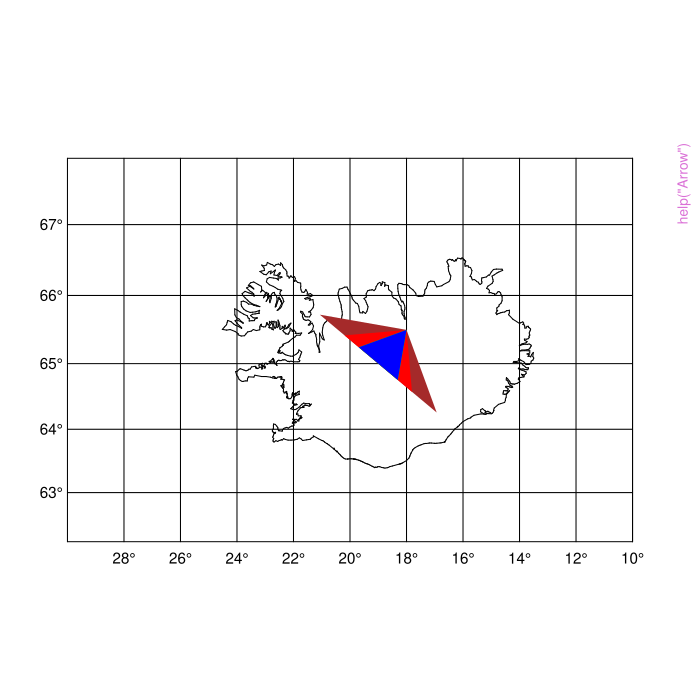

Source code (R):
pkgname <- "geo"
source(file.path(R.home("share"), "R", "examples-header.R"))
options(warn = 1)
base::assign(".ExTimings", "geo-Ex.timings", pos = 'CheckExEnv')
base::cat(
  "name\tuser\tsystem\telapsed\n",
  file = base::get(".ExTimings", pos = 'CheckExEnv')
)
base::assign(
  ".format_ptime",
  function(x) {
    if (!is.na(x[4L])) {
      x[1L] <- x[1L] + x[4L]
    }
    if (!is.na(x[5L])) {
      x[2L] <- x[2L] + x[5L]
    }
    options(OutDec = '.')
    format(x[1L:3L], digits = 7L)
  },
  pos = 'CheckExEnv'
)

### * </HEADER>
library('geo')

base::assign(".oldSearch", base::search(), pos = 'CheckExEnv')
base::assign(".old_wd", base::getwd(), pos = 'CheckExEnv')
cleanEx()
nameEx("Arrow")
### * Arrow

flush(stderr())
flush(stdout())

base::assign(".ptime", proc.time(), pos = "CheckExEnv")
### Name: Arrow
### Title: Add arrow to plot.
### Aliases: Arrow
### Keywords: aplot

### ** Examples

geoplot()
Arrow(list(lat = c(65, 65.5), lon = c(-19, -18)), angle = 60, col = "brown")
Arrow(list(lat = c(65, 65.5), lon = c(-19, -18)), angle = 45, col = "red")
Arrow(list(lat = c(65, 65.5), lon = c(-19, -18)), angle = 30, col = "green")
Arrow(list(lat = c(65, 65.5), lon = c(-19, -18)), angle = 30, col = "blue")


base::assign(
  ".dptime",
  (proc.time() - get(".ptime", pos = "CheckExEnv")),
  pos = "CheckExEnv"
)
base::cat(
  "Arrow",
  base::get(".format_ptime", pos = 'CheckExEnv')(get(
    ".dptime",
    pos = "CheckExEnv"
  )),
  "\n",
  file = base::get(".ExTimings", pos = 'CheckExEnv'),
  append = TRUE,
  sep = "\t"
)
cleanEx()
nameEx("Proj")
### * Proj

flush(stderr())
flush(stdout())

base::assign(".ptime", proc.time(), pos = "CheckExEnv")
### Name: Proj
### Title: Performs Mercator or Lambert projection of data.
### Aliases: Proj

### ** Examples

# For an example of use for this function see i.e. init() where
# it is called:
## Not run:
##D   xgr <- Proj(lat, lon, scale, b0, b1, l1, projection)
## End(Not run)

base::assign(
  ".dptime",
  (proc.time() - get(".ptime", pos = "CheckExEnv")),
  pos = "CheckExEnv"
)
base::cat(
  "Proj",
  base::get(".format_ptime", pos = 'CheckExEnv')(get(
    ".dptime",
    pos = "CheckExEnv"
  )),
  "\n",
  file = base::get(".ExTimings", pos = 'CheckExEnv'),
  append = TRUE,
  sep = "\t"
)
cleanEx()
nameEx("Rlitir")
### * Rlitir

flush(stderr())
flush(stdout())

base::assign(".ptime", proc.time(), pos = "CheckExEnv")
### Name: Rlitir
### Title: Display colors.
### Aliases: Rlitir
### Keywords: color

### ** Examples

# simple, perhaps not so useful application with default palette:

Rlitir(12, 1:144)

# Define a palette with some colors:

ramp <- colorRampPalette(c(
  "khaki1",
  "gold",
  "orange",
  "darkorange2",
  "red",
  "darkred",
  "black"
))

# number of columns and rows to display

n <- 10

Rlitir(n, ramp(n^2))


base::assign(
  ".dptime",
  (proc.time() - get(".ptime", pos = "CheckExEnv")),
  pos = "CheckExEnv"
)
base::cat(
  "Rlitir",
  base::get(".format_ptime", pos = 'CheckExEnv')(get(
    ".dptime",
    pos = "CheckExEnv"
  )),
  "\n",
  file = base::get(".ExTimings", pos = 'CheckExEnv'),
  append = TRUE,
  sep = "\t"
)
cleanEx()
nameEx("apply.shrink")
### * apply.shrink

flush(stderr())
flush(stdout())

base::assign(".ptime", proc.time(), pos = "CheckExEnv")
### Name: apply.shrink
### Title: Apply a function to a vector for a combination of categories.
### Aliases: apply.shrink
### Keywords: manip

### ** Examples

## stupid example, showing naming of results
names(apply.shrink(
  depthloc$z,
  list(a = round(depthloc$lat), b = round(depthloc$lon)),
  mean
))
names(apply.shrink(
  depthloc$z,
  list(round(depthloc$lat), round(depthloc$lon)),
  mean,
  names = c("a", "b", "z")
))


base::assign(
  ".dptime",
  (proc.time() - get(".ptime", pos = "CheckExEnv")),
  pos = "CheckExEnv"
)
base::cat(
  "apply.shrink",
  base::get(".format_ptime", pos = 'CheckExEnv')(get(
    ".dptime",
    pos = "CheckExEnv"
  )),
  "\n",
  file = base::get(".ExTimings", pos = 'CheckExEnv'),
  append = TRUE,
  sep = "\t"
)
cleanEx()
nameEx("arcdist")
### * arcdist

flush(stderr())
flush(stdout())

base::assign(".ptime", proc.time(), pos = "CheckExEnv")
### Name: arcdist
### Title: Geographical distance computations
### Aliases: arcdist

### ** Examples

pos1 <- list(lat = c(65, 66), lon = c(-19, -20))
pos2 <- list(lat = c(64, 65), lon = c(-19, -20))
dists <- arcdist(pos1, pos2) # pos1 and pos2 are lists of coordinates.
lat <- c(65, 66)
lon <- c(-19, -20)
lat1 <- c(64, 65)
lon1 <- c(-19, -20)
dists <- arcdist(lat, lon, lat1, lon1) # Input in vector format.


base::assign(
  ".dptime",
  (proc.time() - get(".ptime", pos = "CheckExEnv")),
  pos = "CheckExEnv"
)
base::cat(
  "arcdist",
  base::get(".format_ptime", pos = 'CheckExEnv')(get(
    ".dptime",
    pos = "CheckExEnv"
  )),
  "\n",
  file = base::get(".ExTimings", pos = 'CheckExEnv'),
  append = TRUE,
  sep = "\t"
)
cleanEx()
nameEx("bwps")
### * bwps

flush(stderr())
flush(stdout())

base::assign(".ptime", proc.time(), pos = "CheckExEnv")
### Name: bwps
### Title: Open a postscript device with the color scheme given by
###   geoplotbwpalette. (black and white)
### Aliases: bwps
### Keywords: devices

### ** Examples

## Not run:
##D bwps(file="map1.ps",height=6,width=5)
##D geoplot(xlim=c(-28,-10),ylim=c(64,69))
##D geosymbols(data,z=data$value,circles=0.2,sqrt=T)
##D geopolygon(island,col="white")# paint white over the symbols
##D geolines(island) # that are inside the country.  (island)
##D dev.off()
##D
##D # same example in a different way.
##D bwps(file="map1.ps",height=6,width=5,bg="white")
##D geoplot(xlim=c(-28,-10),ylim=c(64,69))
##D geosymbols(data,z=data$value,circles=0.2,sqrt=T)
##D geopolygon(island,col=0)#col 0 is now white
##D geolines(island) # was transparent earlier
##D dev.off()
## End(Not run)

base::assign(
  ".dptime",
  (proc.time() - get(".ptime", pos = "CheckExEnv")),
  pos = "CheckExEnv"
)
base::cat(
  "bwps",
  base::get(".format_ptime", pos = 'CheckExEnv')(get(
    ".dptime",
    pos = "CheckExEnv"
  )),
  "\n",
  file = base::get(".ExTimings", pos = 'CheckExEnv'),
  append = TRUE,
  sep = "\t"
)
cleanEx()
nameEx("circle.one.point")
### * circle.one.point

flush(stderr())
flush(stdout())

base::assign(".ptime", proc.time(), pos = "CheckExEnv")
### Name: circle.one.point
### Title: Find a circle around a point
### Aliases: circle.one.point
### Keywords: hplot

### ** Examples

## draws a circle around Iceland
geoplot()
geolines(circle.one.point(65, -19, 150, n = 50), lwd = 3, col = "red")


base::assign(
  ".dptime",
  (proc.time() - get(".ptime", pos = "CheckExEnv")),
  pos = "CheckExEnv"
)
base::cat(
  "circle.one.point",
  base::get(".format_ptime", pos = 'CheckExEnv')(get(
    ".dptime",
    pos = "CheckExEnv"
  )),
  "\n",
  file = base::get(".ExTimings", pos = 'CheckExEnv'),
  append = TRUE,
  sep = "\t"
)
cleanEx()
nameEx("colps")
### * colps

flush(stderr())
flush(stdout())

base::assign(".ptime", proc.time(), pos = "CheckExEnv")
### Name: colps
### Title: Open a postscript device with the color scheme given by
###   geoplotpalette.
### Aliases: colps
### Keywords: <!--Put here--> more one or s-keyword tags

### ** Examples

## Not run:
##D colps(file="map1.ps",height=6,width=5)
##D geoplot(xlim=c(-28,-10),ylim=c(64,69))
##D geosymbols(data,z=data$value,circles=0.2,sqrt=T)
##D geopolygon(island,col="white")# paint white over the symbols
##D geolines(island) # that are inside the country.  (island)
##D dev.off()
##D
##D # same example in a different way.
##D colps(file="map1.ps",height=6,width=5,bg="white")
##D geoplot(xlim=c(-28,-10),ylim=c(64,69))
##D geosymbols(data,z=data$value,circles=0.2,sqrt=T)
##D geopolygon(island,col=0)#col 0 is now white
##D geolines(island) # was transparent earlier
##D dev.off()
## End(Not run)

base::assign(
  ".dptime",
  (proc.time() - get(".ptime", pos = "CheckExEnv")),
  pos = "CheckExEnv"
)
base::cat(
  "colps",
  base::get(".format_ptime", pos = 'CheckExEnv')(get(
    ".dptime",
    pos = "CheckExEnv"
  )),
  "\n",
  file = base::get(".ExTimings", pos = 'CheckExEnv'),
  append = TRUE,
  sep = "\t"
)
cleanEx()
nameEx("d2ir")
### * d2ir

flush(stderr())
flush(stdout())

base::assign(".ptime", proc.time(), pos = "CheckExEnv")
### Name: d2ir
### Title: Convert between Geographic Coordinates and ICES Rectangles
### Aliases: d2ir ir2d
### Keywords: arith manip

### ** Examples

d2ir(54.25, 3.5)
d2ir(c(50, 60), c(-20, -10))

ir2d(d2ir(54, 3))
## center positions for bottom left and approx top right rects
ir2d("01A0")
ir2d("99M7")
ir2d(c("01A0", "99M7"))
## note that ICES CM1977/Gen:3 indicates half-size rects on eastern margin!

base::assign(
  ".dptime",
  (proc.time() - get(".ptime", pos = "CheckExEnv")),
  pos = "CheckExEnv"
)
base::cat(
  "d2ir",
  base::get(".format_ptime", pos = 'CheckExEnv')(get(
    ".dptime",
    pos = "CheckExEnv"
  )),
  "\n",
  file = base::get(".ExTimings", pos = 'CheckExEnv'),
  append = TRUE,
  sep = "\t"
)
cleanEx()
nameEx("deg2rect")
### * deg2rect

flush(stderr())
flush(stdout())

base::assign(".ptime", proc.time(), pos = "CheckExEnv")
### Name: deg2rect
### Title: Given position return rectangle code.
### Aliases: deg2rect d2r d2sr d2mr d2dr
### Keywords: arith manip

### ** Examples

## tally positions in rectangles in object \code{island} giving
## Iceland's coastline

data(island)
rects <- d2r(island)
table(rects)


base::assign(
  ".dptime",
  (proc.time() - get(".ptime", pos = "CheckExEnv")),
  pos = "CheckExEnv"
)
base::cat(
  "deg2rect",
  base::get(".format_ptime", pos = 'CheckExEnv')(get(
    ".dptime",
    pos = "CheckExEnv"
  )),
  "\n",
  file = base::get(".ExTimings", pos = 'CheckExEnv'),
  append = TRUE,
  sep = "\t"
)
cleanEx()
nameEx("eyjar")
### * eyjar

flush(stderr())
flush(stdout())

base::assign(".ptime", proc.time(), pos = "CheckExEnv")
### Name: eyjar
### Title: Icelandic islands
### Aliases: eyjar
### Keywords: datasets

### ** Examples

data(eyjar)
# islands in the Breidafjordur region
geoplot(
  xlim = list(lat = c(64.85, 65.65), lon = c(-24.6, -21.7)),
  country = bisland,
  grid = FALSE
)
geolines(eyjar, col = "magenta")
## maybe str(eyjar) ; plot(eyjar) ...

base::assign(
  ".dptime",
  (proc.time() - get(".ptime", pos = "CheckExEnv")),
  pos = "CheckExEnv"
)
base::cat(
  "eyjar",
  base::get(".format_ptime", pos = 'CheckExEnv')(get(
    ".dptime",
    pos = "CheckExEnv"
  )),
  "\n",
  file = base::get(".ExTimings", pos = 'CheckExEnv'),
  append = TRUE,
  sep = "\t"
)
cleanEx()
nameEx("fill.outside.border")
### * fill.outside.border

flush(stderr())
flush(stdout())

base::assign(".ptime", proc.time(), pos = "CheckExEnv")
### Name: fill.outside.border
### Title: Fills space outside the border of a plot.
### Aliases: fill.outside.border
### Keywords: <!--Put here--> more one or s-keyword tags

### ** Examples

## Not run:
##D 	geoplot(xlim=c(-50,20),ylim=c(50,70))       # Initialize plot.
##D        geoworld(fill=T,color=120)                  # Colour countries.
##D        fill.outside.border()                       # Clear outside of border.
##D        geoplot(xlim=c(-50,20),ylim=c(50,70),new=T) # Relabel.
## End(Not run)

base::assign(
  ".dptime",
  (proc.time() - get(".ptime", pos = "CheckExEnv")),
  pos = "CheckExEnv"
)
base::cat(
  "fill.outside.border",
  base::get(".format_ptime", pos = 'CheckExEnv')(get(
    ".dptime",
    pos = "CheckExEnv"
  )),
  "\n",
  file = base::get(".ExTimings", pos = 'CheckExEnv'),
  append = TRUE,
  sep = "\t"
)
cleanEx()
nameEx("frame2gpx")
### * frame2gpx

flush(stderr())
flush(stdout())

base::assign(".ptime", proc.time(), pos = "CheckExEnv")
### Name: frame2gpx
### Title: Convert latlon data frame to gpx file.
### Aliases: frame2gpx
### Keywords: manip

### ** Examples

## Not run:
##D # some positions
##D pos <- rPeri(323)
##D frame2gpx(pos)
##D system("more tmp.gpx")
##D system("rm tmp.gpx")
## End(Not run)

base::assign(
  ".dptime",
  (proc.time() - get(".ptime", pos = "CheckExEnv")),
  pos = "CheckExEnv"
)
base::cat(
  "frame2gpx",
  base::get(".format_ptime", pos = 'CheckExEnv')(get(
    ".dptime",
    pos = "CheckExEnv"
  )),
  "\n",
  file = base::get(".ExTimings", pos = 'CheckExEnv'),
  append = TRUE,
  sep = "\t"
)
cleanEx()
nameEx("gbdypi.100")
### * gbdypi.100

flush(stderr())
flush(stdout())

base::assign(".ptime", proc.time(), pos = "CheckExEnv")
### Name: gbdypi.100
### Title: GEBCO 100 m isobath in the N-Atlantic.
### Aliases: gbdypi.100
### Keywords: datasets

### ** Examples

data(gbdypi.100)
## maybe str(gbdypi.100) ; plot(gbdypi.100) ...

base::assign(
  ".dptime",
  (proc.time() - get(".ptime", pos = "CheckExEnv")),
  pos = "CheckExEnv"
)
base::cat(
  "gbdypi.100",
  base::get(".format_ptime", pos = 'CheckExEnv')(get(
    ".dptime",
    pos = "CheckExEnv"
  )),
  "\n",
  file = base::get(".ExTimings", pos = 'CheckExEnv'),
  append = TRUE,
  sep = "\t"
)
cleanEx()
nameEx("gbdypi.1000")
### * gbdypi.1000

flush(stderr())
flush(stdout())

base::assign(".ptime", proc.time(), pos = "CheckExEnv")
### Name: gbdypi.1000
### Title: GEBCO 1000 m isobath in the N-Atlantic.
### Aliases: gbdypi.1000
### Keywords: datasets

### ** Examples

data(gbdypi.1000)
## maybe str(gbdypi.1000) ; plot(gbdypi.1000) ...

base::assign(
  ".dptime",
  (proc.time() - get(".ptime", pos = "CheckExEnv")),
  pos = "CheckExEnv"
)
base::cat(
  "gbdypi.1000",
  base::get(".format_ptime", pos = 'CheckExEnv')(get(
    ".dptime",
    pos = "CheckExEnv"
  )),
  "\n",
  file = base::get(".ExTimings", pos = 'CheckExEnv'),
  append = TRUE,
  sep = "\t"
)
cleanEx()
nameEx("gbdypi.200")
### * gbdypi.200

flush(stderr())
flush(stdout())

base::assign(".ptime", proc.time(), pos = "CheckExEnv")
### Name: gbdypi.200
### Title: GEBCO 200 m isobath in the N-Atlantic.
### Aliases: gbdypi.200
### Keywords: datasets

### ** Examples

data(gbdypi.200)
## maybe str(gbdypi.200) ; plot(gbdypi.200) ...

base::assign(
  ".dptime",
  (proc.time() - get(".ptime", pos = "CheckExEnv")),
  pos = "CheckExEnv"
)
base::cat(
  "gbdypi.200",
  base::get(".format_ptime", pos = 'CheckExEnv')(get(
    ".dptime",
    pos = "CheckExEnv"
  )),
  "\n",
  file = base::get(".ExTimings", pos = 'CheckExEnv'),
  append = TRUE,
  sep = "\t"
)
cleanEx()
nameEx("gbdypi.500")
### * gbdypi.500

flush(stderr())
flush(stdout())

base::assign(".ptime", proc.time(), pos = "CheckExEnv")
### Name: gbdypi.500
### Title: GEBCO 500 m isobath in the N-Atlantic.
### Aliases: gbdypi.500
### Keywords: datasets

### ** Examples

data(gbdypi.500)
## maybe str(gbdypi.500) ; plot(gbdypi.500) ...

base::assign(
  ".dptime",
  (proc.time() - get(".ptime", pos = "CheckExEnv")),
  pos = "CheckExEnv"
)
base::cat(
  "gbdypi.500",
  base::get(".format_ptime", pos = 'CheckExEnv')(get(
    ".dptime",
    pos = "CheckExEnv"
  )),
  "\n",
  file = base::get(".ExTimings", pos = 'CheckExEnv'),
  append = TRUE,
  sep = "\t"
)
cleanEx()
nameEx("gbdypi.800")
### * gbdypi.800

flush(stderr())
flush(stdout())

base::assign(".ptime", proc.time(), pos = "CheckExEnv")
### Name: gbdypi.800
### Title: GEBCO 800 m isobath in the N-Atlantic.
### Aliases: gbdypi.800
### Keywords: datasets

### ** Examples

data(gbdypi.800)
## maybe str(gbdypi.800) ; plot(gbdypi.800) ...

base::assign(
  ".dptime",
  (proc.time() - get(".ptime", pos = "CheckExEnv")),
  pos = "CheckExEnv"
)
base::cat(
  "gbdypi.800",
  base::get(".format_ptime", pos = 'CheckExEnv')(get(
    ".dptime",
    pos = "CheckExEnv"
  )),
  "\n",
  file = base::get(".ExTimings", pos = 'CheckExEnv'),
  append = TRUE,
  sep = "\t"
)
cleanEx()
nameEx("gbdypif.200")
### * gbdypif.200

flush(stderr())
flush(stdout())

base::assign(".ptime", proc.time(), pos = "CheckExEnv")
### Name: gbdypif.200
### Title: GEBCO 200 m isobath around Iceland.
### Aliases: gbdypif.200
### Keywords: datasets

### ** Examples

data(gbdypif.200)
## maybe str(gbdypif.200) ; plot(gbdypif.200) ...

base::assign(
  ".dptime",
  (proc.time() - get(".ptime", pos = "CheckExEnv")),
  pos = "CheckExEnv"
)
base::cat(
  "gbdypif.200",
  base::get(".format_ptime", pos = 'CheckExEnv')(get(
    ".dptime",
    pos = "CheckExEnv"
  )),
  "\n",
  file = base::get(".ExTimings", pos = 'CheckExEnv'),
  append = TRUE,
  sep = "\t"
)
cleanEx()
nameEx("gbdypif.400")
### * gbdypif.400

flush(stderr())
flush(stdout())

base::assign(".ptime", proc.time(), pos = "CheckExEnv")
### Name: gbdypif.400
### Title: GEBCO 400 m isobath around Iceland.
### Aliases: gbdypif.400
### Keywords: datasets

### ** Examples

data(gbdypif.400)
## maybe str(gbdypif.400) ; plot(gbdypif.400) ...

base::assign(
  ".dptime",
  (proc.time() - get(".ptime", pos = "CheckExEnv")),
  pos = "CheckExEnv"
)
base::cat(
  "gbdypif.400",
  base::get(".format_ptime", pos = 'CheckExEnv')(get(
    ".dptime",
    pos = "CheckExEnv"
  )),
  "\n",
  file = base::get(".ExTimings", pos = 'CheckExEnv'),
  append = TRUE,
  sep = "\t"
)
cleanEx()
nameEx("gbdypif.500")
### * gbdypif.500

flush(stderr())
flush(stdout())

base::assign(".ptime", proc.time(), pos = "CheckExEnv")
### Name: gbdypif.500
### Title: GEBCO 500 m isobath around Iceland.
### Aliases: gbdypif.500
### Keywords: datasets

### ** Examples

data(gbdypif.500)
## maybe str(gbdypif.500) ; plot(gbdypif.500) ...

base::assign(
  ".dptime",
  (proc.time() - get(".ptime", pos = "CheckExEnv")),
  pos = "CheckExEnv"
)
base::cat(
  "gbdypif.500",
  base::get(".format_ptime", pos = 'CheckExEnv')(get(
    ".dptime",
    pos = "CheckExEnv"
  )),
  "\n",
  file = base::get(".ExTimings", pos = 'CheckExEnv'),
  append = TRUE,
  sep = "\t"
)
cleanEx()
nameEx("gbplot")
### * gbplot

flush(stderr())
flush(stdout())

base::assign(".ptime", proc.time(), pos = "CheckExEnv")
### Name: gbplot
### Title: GEBCO plot. Plots equidepth lines.
### Aliases: gbplot

### ** Examples

geoplot() # Set up plot.

gbplot(c(100, 500, 1000), depthlab = T, depthlabcex = 0.2)
# Plot depthlines for 100,500,1000,1500 m, showing the
# depth on the line.

base::assign(
  ".dptime",
  (proc.time() - get(".ptime", pos = "CheckExEnv")),
  pos = "CheckExEnv"
)
base::cat(
  "gbplot",
  base::get(".format_ptime", pos = 'CheckExEnv')(get(
    ".dptime",
    pos = "CheckExEnv"
  )),
  "\n",
  file = base::get(".ExTimings", pos = 'CheckExEnv'),
  append = TRUE,
  sep = "\t"
)
cleanEx()
nameEx("geoSR")
### * geoSR

flush(stderr())
flush(stdout())

base::assign(".ptime", proc.time(), pos = "CheckExEnv")
### Name: geoSR
### Title: Plot Squares in Different Colors
### Aliases: geoSR
### Keywords: hplot spatial

### ** Examples

# Use existing palette
geoSR(561:560, c(0.3, 3), levels = c(0, 1, 10))

# Pass colors along with levels
lev <- c(0, 1, 10)
names(lev) <- c("brown", "orange", NA)
geoSR(561:560, c(0.3, 3), lev)

# Subsquares
geoSR(5611:5612, c(0.3, 3), lev)

# Color ramp
z <- (0:10) / 10
lev <- (0:10) / 10
ramp <- colorRampPalette(c(
  "khaki1",
  "gold",
  "orange",
  "darkorange2",
  "red",
  "darkred",
  "black"
))
names(lev) <- ramp(length(lev))
geoSR(724:715, z, lev)


base::assign(
  ".dptime",
  (proc.time() - get(".ptime", pos = "CheckExEnv")),
  pos = "CheckExEnv"
)
base::cat(
  "geoSR",
  base::get(".format_ptime", pos = 'CheckExEnv')(get(
    ".dptime",
    pos = "CheckExEnv"
  )),
  "\n",
  file = base::get(".ExTimings", pos = 'CheckExEnv'),
  append = TRUE,
  sep = "\t"
)
cleanEx()
nameEx("geoarea")
### * geoarea

flush(stderr())
flush(stdout())

base::assign(".ptime", proc.time(), pos = "CheckExEnv")
### Name: geoarea
### Title: Calculates the area of a given region.
### Aliases: geoarea

### ** Examples

geoarea(island) # Calculates the area of Iceland up to
# an with default precision.

geoarea(island, 10000) # Calculates the area of Iceland up to
# an adiquite precision.

#         geoarea(geodefine(),10) # Calculates the area of a region specified
# by the user.

base::assign(
  ".dptime",
  (proc.time() - get(".ptime", pos = "CheckExEnv")),
  pos = "CheckExEnv"
)
base::cat(
  "geoarea",
  base::get(".format_ptime", pos = 'CheckExEnv')(get(
    ".dptime",
    pos = "CheckExEnv"
  )),
  "\n",
  file = base::get(".ExTimings", pos = 'CheckExEnv'),
  append = TRUE,
  sep = "\t"
)
cleanEx()
nameEx("geochull")
### * geochull

flush(stderr())
flush(stdout())

base::assign(".ptime", proc.time(), pos = "CheckExEnv")
### Name: geochull
### Title: Convex hull of a set of positions
### Aliases: geochull
### Keywords: manip

### ** Examples

# draws the convex hull of Iceland's coastline.
geoplot()
geolines(geochull(island))


base::assign(
  ".dptime",
  (proc.time() - get(".ptime", pos = "CheckExEnv")),
  pos = "CheckExEnv"
)
base::cat(
  "geochull",
  base::get(".format_ptime", pos = 'CheckExEnv')(get(
    ".dptime",
    pos = "CheckExEnv"
  )),
  "\n",
  file = base::get(".ExTimings", pos = 'CheckExEnv'),
  append = TRUE,
  sep = "\t"
)
cleanEx()
nameEx("geocontour")
### * geocontour

flush(stderr())
flush(stdout())

base::assign(".ptime", proc.time(), pos = "CheckExEnv")
### Name: geocontour
### Title: Plots contour lines.
### Aliases: geocontour

### ** Examples

###################################################
# Example l                                       #
###################################################
## Not run:
##D      geoplot(deg, cont = TRUE)                        # Plot initialized.
##D      geocontour(grd$lat,grd$lon,z,nlevels = 10,
##D                 neg = FALSE,reg = reg,colors = TRUE)          # Contour plot.
##D      geoplot(deg,pch = " ",cont = TRUE,new = TRUE)           # Plot over contourplot.
## End(Not run)
###################################################
# Example 2 Sea Tempeture.                        #
###################################################

# The following data names used are in Icelandic, stodvar means
# stations and botnhiti means temperature.

geoplot()
gbplot(500)
grd <- list(lat = seq(63, 67, length = 30), lon = seq(-28, -10, length = 50))
labloc <- list(lat = c(63.95, 65.4), lon = c(-19.8, -17.3))

grd1 <- geoexpand(grd) # Make grid.
grd2 <- geoinside(grd1, gbdypif.500)
grd2 <- geoinside(grd2, island, robust = FALSE, option = 2)
# Use only the points where depth < 500 and outside Iceland.
## Not run:
##D      #xx <- loess(botnhiti~ lat*lon,degree = 2,spaALSEn = 0.25,
##D      #            data = stodvar, na.action = na.omit)
##D      # Use loess for interpolating.
##D
##D      #grd2$temp <- predict(xx,grd2)
##D      #geocontour(grd2,z = grd2$temp,levels = c(0,1,2,3,4,5,6,7),
##D      #           label.location = labloc)
##D
##D      ######################################################
##D      # Example 3 example of gam() and indexes.            #
##D      ######################################################
##D
##D      stations<-data.frame(lat = stodvar$lat,lon = stodvar$lon,
##D                           temp = stodvar$botnhiti)
##D      # Making a partial data.frame from a big one called stodvar,
##D      # which means stations in Icelandic.
##D
##D      stations[1:5,]             # Show first 5 lines all columns
##D                                 # in stations.
##D      dim(stations)              # Length of (lines,colums).
##D      dim(stations[!is.na(stations$temp),])      # Without NAs.
##D      my.data <- stations[!is.na(stations$temp),]
##D      my.data <- my.data[!is.na(my.data$lat),]
##D      my.data <- my.data[!is.na(my.data$lon),]
##D      # my.data is now same as stations but witout NAs in lat,
##D      # lon and temp.
##D
##D      pred.grid <- list(lat = seq(63.25,67.25,length = round((67.25-63.25+1)*8)),
##D                        lon = seq(-27,-11.5,length = round((27-11.5+1)*4)))
##D      pred.grid <- geoexpand(pred.grid)
##D      # Making a grid to fit our area of interest.
##D      pred.grid <- geoinside(pred.grid,gbdypif.500)
##D      # Points within 500m.
##D      pred.grid <- geoinside(pred.grid,island,robust = FALSE,option = 2)
##D      # Points outside  of Iceland.
##D
##D      geoplot(grid = FALSE)
##D      my.data <- geoinside(my.data,island,robust = FALSE,option = 2)
##D      geopoints(my.data,pch = ".")
##D
##D      fit <- gam(temp~lo(lat,lon,span = 0.1),data = my.data)
##D      # see help(gam)
##D      # can also do:
##D      # fit <- loess(temp~lon*lat,data = my.data,span = 0.1)
##D      # fit <- gam(temp~ns(lon,df = 7)*ns(lat,df = 5),data = my.data)
##D
##D      pred.grid$pred.temp <- predict(fit,newdata = pred.grid)
##D      geocontour(pred.grid,z = pred.grid$pred.temp,levels = 0:7,
##D                 label.location = labloc)
## End(Not run)

base::assign(
  ".dptime",
  (proc.time() - get(".ptime", pos = "CheckExEnv")),
  pos = "CheckExEnv"
)
base::cat(
  "geocontour",
  base::get(".format_ptime", pos = 'CheckExEnv')(get(
    ".dptime",
    pos = "CheckExEnv"
  )),
  "\n",
  file = base::get(".ExTimings", pos = 'CheckExEnv'),
  append = TRUE,
  sep = "\t"
)
cleanEx()
nameEx("geocontour.fill")
### * geocontour.fill

flush(stderr())
flush(stdout())

base::assign(".ptime", proc.time(), pos = "CheckExEnv")
### Name: geocontour.fill
### Title: geocontour.fill plots colored or black and white contours on a
###   graph made by geoplot.
### Aliases: geocontour.fill

### ** Examples

## Not run:
##D   ######################################################
##D   # Example 1.                                         #
##D   ######################################################
##D
##D   # Need the data.frame botnv.2004 to be able to compile this
##D   # example, if not attached use:
##D   # >attach("/usr/local/reikn/Splus5/Aflaskyrslur/Data")
##D
##D   codgrd <-list(lat = seq(62, 68, by = 0.1), lon = seq(-30, -9, by = 0.25))
##D   # A grid is made.
##D   lab.loc<-list(lat = c(63.9, 65.6), lon = c(-20.75, -16.5))
##D   # Location of the label.
##D
##D   tmp <- combine.rt(botnv.2004$lat, botnv.2004$lon,
##D                     botnv.2004$torskur, codgrd, fun = "sum", fill = TRUE)
##D   # The data is read into the grid with combine.rt.
##D
##D   tmp$z <- tmp$z/(cos(tmp$lat*pi/180)*0.1*60*0.25*60)
##D   # Data changed.(from being in
##D   # kilos per box to kilos per square mile).
##D
##D   vg <- list(nugget = 0.1, sill = 1, range = 50)
##D   # Parameters for the variogram
##D
##D   z <- pointkriging(tmp$lat, tmp$lon, tmp$z, codgrd, vg,
##D                     maxnumber = 80, maxdist = 30, set = -1)
##D   # Dataset smoothened with pointkriging.
##D
##D   geoplot(lat = c(63, 67.5), lon = c(-27, -11), grid = FALSE, axlabels = TRUE, type = "n")
##D   # Plot initialized
##D   level = c(160, 200, 320, 500, 700, 1000, 2000, 3000, 4000, 5000, 6000)
##D   # Levels for geocontour.fill
##D
##D   geocontour.fill(codgrd, z, levels = level, white = TRUE      # Plot the data.
##D                 , working.space = 300000)
##D
##D   geopolygon(island)
##D   # Contourlines inside Iceland overwritten.
##D   geolines(island)
##D   # Iceland redrawn with geolines.
##D
##D   geocontour.fill(codgrd, z, levels = level, white = TRUE,
##D                   label.location = lab.loc, labels.only = TRUE)
##D   # Call geocontour.fill again only to plot the labels.
##D
##D   #########################################################
##D   # Example 2.                                            #
##D   #########################################################
##D
##D
##D   # Preperation for pointkriging
##D   # th4.2002 is the data used here, dataframe [lon, lat, mat].
##D   # >attach(?????)
##D
##D
##D   grd.smb <-list(lat = seq(62.8, 67.5, length = 80),   # Set up the grid.
##D                  lon = seq(-28, -10, length = 130))
##D   m.lev<-c(0, 0.1, 0.2, 0.3, 0.5)
##D   # Levels for the geocontour.fill.
##D   m.col<-c(0, 14, 59, 104, 119, 149)
##D   # Colors for the levels.
##D   lab.in.island<-list(lat = c(63.9, 65.6), lon = c(-20.75, -16.5))
##D   # Location of the Label
##D
##D   vg <- list(nugget = 0.3, sill = 1, range = 50)
##D   # Initialize variogram parameters.
##D
##D   zfj<-pointkriging(th4.2002$lat, th4.2002$lon, z = th4.2002$mat,
##D                   grd.smb, vg, maxnumber = 80, maxdist = 30, set = -1)
##D   # Smooth the data with pointkriging.
##D
##D   #
##D   # Plotting
##D   #
##D
##D   par(mfrow = c(1, 1),  mai = rep(0, 4))
##D   # Set up graphic parameters.
##D   geoplot(lat = c(63, 67.5), lon = c(-27, -11), grid = FALSE, axlabels = FALSE, type = "n")
##D   # Draw a background with Iceland with geoplot.
##D
##D   geocontour.fill(zfj, levels = m.lev, col = m.col, working.space = 300000)
##D   # Plot the data with geocontour.fill.
##D
##D   geopolygon(gbdypif.500, col = 0, exterior = TRUE, r = 0)
##D   # Remove contours outside gbdypif.500.
##D   geoplot(lat = c(63, 67.5), lon = c(-27, -11), grid = FALSE,          # Replot.
##D           axlabels = FALSE, type = "n", new = TRUE)
##D
##D   geopolygon(island, col = 43)
##D   # Remove contours inside Iceland and color Iceland.
##D   geocontour.fill(zfj, levels = m.lev, label.location = lab.in.island,
##D                   labels.only = TRUE, csi = 0.1, col = m.col, working.space = 300000)
##D   # Call geocontour.fill to plot labels.
##D   geolines(island)
##D   # Redraw the lines of Iceland.
## End(Not run)

base::assign(
  ".dptime",
  (proc.time() - get(".ptime", pos = "CheckExEnv")),
  pos = "CheckExEnv"
)
base::cat(
  "geocontour.fill",
  base::get(".format_ptime", pos = 'CheckExEnv')(get(
    ".dptime",
    pos = "CheckExEnv"
  )),
  "\n",
  file = base::get(".ExTimings", pos = 'CheckExEnv'),
  append = TRUE,
  sep = "\t"
)
cleanEx()
nameEx("geocurve")
### * geocurve

flush(stderr())
flush(stdout())

base::assign(".ptime", proc.time(), pos = "CheckExEnv")
### Name: geocurve
### Title: Smooth curves and put arrows in the beginning and end.
### Aliases: geocurve

### ** Examples

## Not run:
##D        # define curve store the result.
##D        curve1 <- geocurve(geolocator(type="p"),arrow="end",lwd=2)
##D        # use the result.
##D        geocurve(curve1,smooth=F,arrow="start",lwd=2,col=150)
##D
##D        # define closed area and hatch it.
##D        area1 <- geocurve(geodefine(),open=F)
##D        geopolygon(area1,density=10,col=1)
##D
##D        # Make closed curve with big arrow and not store the result.
##D        geocurve(geodefine(),open=F,arrow="end",lwd=2,size=0.5)
## End(Not run)

base::assign(
  ".dptime",
  (proc.time() - get(".ptime", pos = "CheckExEnv")),
  pos = "CheckExEnv"
)
base::cat(
  "geocurve",
  base::get(".format_ptime", pos = 'CheckExEnv')(get(
    ".dptime",
    pos = "CheckExEnv"
  )),
  "\n",
  file = base::get(".ExTimings", pos = 'CheckExEnv'),
  append = TRUE,
  sep = "\t"
)
cleanEx()
nameEx("geodefine")
### * geodefine

flush(stderr())
flush(stdout())

base::assign(".ptime", proc.time(), pos = "CheckExEnv")
### Name: geodefine
### Title: Defines regions.
### Aliases: geodefine

### ** Examples

##   Push left mouse button to mark point, push middle button to
##   mark the end of a region.

base::assign(
  ".dptime",
  (proc.time() - get(".ptime", pos = "CheckExEnv")),
  pos = "CheckExEnv"
)
base::cat(
  "geodefine",
  base::get(".format_ptime", pos = 'CheckExEnv')(get(
    ".dptime",
    pos = "CheckExEnv"
  )),
  "\n",
  file = base::get(".ExTimings", pos = 'CheckExEnv'),
  append = TRUE,
  sep = "\t"
)
cleanEx()
nameEx("geodezoom")
### * geodezoom

flush(stderr())
flush(stdout())

base::assign(".ptime", proc.time(), pos = "CheckExEnv")
### Name: geodezoom
### Title: Restores a zoomed plot.
### Aliases: geodezoom

### ** Examples

##    See examples in help(geozoom).

base::assign(
  ".dptime",
  (proc.time() - get(".ptime", pos = "CheckExEnv")),
  pos = "CheckExEnv"
)
base::cat(
  "geodezoom",
  base::get(".format_ptime", pos = 'CheckExEnv')(get(
    ".dptime",
    pos = "CheckExEnv"
  )),
  "\n",
  file = base::get(".ExTimings", pos = 'CheckExEnv'),
  append = TRUE,
  sep = "\t"
)
cleanEx()
nameEx("geoexpand")
### * geoexpand

flush(stderr())
flush(stdout())

base::assign(".ptime", proc.time(), pos = "CheckExEnv")
### Name: geoexpand
### Title: expands a grid to a dataframe.
### Aliases: geoexpand

### ** Examples

grd <- list(lat = seq(63, 67, length = 30), lon = seq(-28, -10, length = 50))
# a list with length(lat) = 30 and length(lon) = 50

grd1 <- geoexpand(grd)
# a 30 by 50 dataframe made.

# See also examples in geocontour.

base::assign(
  ".dptime",
  (proc.time() - get(".ptime", pos = "CheckExEnv")),
  pos = "CheckExEnv"
)
base::cat(
  "geoexpand",
  base::get(".format_ptime", pos = 'CheckExEnv')(get(
    ".dptime",
    pos = "CheckExEnv"
  )),
  "\n",
  file = base::get(".ExTimings", pos = 'CheckExEnv'),
  append = TRUE,
  sep = "\t"
)
cleanEx()
nameEx("geogrid")
### * geogrid

flush(stderr())
flush(stdout())

base::assign(".ptime", proc.time(), pos = "CheckExEnv")
### Name: geogrid
### Title: Plots a grid.
### Aliases: geogrid

### ** Examples

## Not run:
##D        geogrid(latgr, longgr)
##D
##D        codgrd <- list(lat = seq(62, 68, by = 0.1), lon = seq(-28, -10, 0.25))
##D        geogrid(codgrd)   # a fine grid of Iceland and neighbouring seas
##D        geoplot(new = T)
## End(Not run)

base::assign(
  ".dptime",
  (proc.time() - get(".ptime", pos = "CheckExEnv")),
  pos = "CheckExEnv"
)
base::cat(
  "geogrid",
  base::get(".format_ptime", pos = 'CheckExEnv')(get(
    ".dptime",
    pos = "CheckExEnv"
  )),
  "\n",
  file = base::get(".ExTimings", pos = 'CheckExEnv'),
  append = TRUE,
  sep = "\t"
)
cleanEx()
nameEx("geoidentify")
### * geoidentify

flush(stderr())
flush(stdout())

base::assign(".ptime", proc.time(), pos = "CheckExEnv")
### Name: geoidentify
### Title: Identifies points on plots using lat and lon coordinates.
### Aliases: geoidentify

### ** Examples

## Not run:
##D        geoidentify(stations, labels = stations$temp)
##D        # plots the temperature in the closest measuring point.
##D
##D        geoidentify(stations, atpen = FALSE)
##D        # plots the indece number of the station closest to
##D        # where pointed at the stations position.
## End(Not run)

base::assign(
  ".dptime",
  (proc.time() - get(".ptime", pos = "CheckExEnv")),
  pos = "CheckExEnv"
)
base::cat(
  "geoidentify",
  base::get(".format_ptime", pos = 'CheckExEnv')(get(
    ".dptime",
    pos = "CheckExEnv"
  )),
  "\n",
  file = base::get(".ExTimings", pos = 'CheckExEnv'),
  append = TRUE,
  sep = "\t"
)
cleanEx()
nameEx("geoinside")
### * geoinside

flush(stderr())
flush(stdout())

base::assign(".ptime", proc.time(), pos = "CheckExEnv")
### Name: geoinside
### Title: Finds a subset of a given set of data which is inside a given
###   region.
### Aliases: geoinside

### ** Examples

## Not run:
##D    seafishing <- geoinside(fishing,island,option=2)
##D    # Removes those datapoints from fishing where fishing took
##D    # place inside Iceland (misspells).
##D
##D    grd <- list(lat=c(64,64,63,63),lon=c(-23,-22,-22,-23))
##D    ins.lat.64.63.lon.23.22 <- geoinside(fishing,grd,robust =T)
##D    # Extracts those points from fishing where fishing
##D    # took place inside the given box.
##D
##D
##D
##D    #######################################################
##D    # Example                                             #
##D    #######################################################
##D
##D    par(mfrow=c(2,1))
##D    stations<-data.frame(lat=stodvar$lat,lon=stodvar$lon)
##D    stations<-stations[!is.na(stations$lon),]
##D    stations<-stations[!is.na(stations$lat),]
##D
##D    geoplot(grid=F)
##D    geopoints(stations,pch=".",col=25)
##D    title(main="Before geoinside")
##D
##D    sea.stations <- geoinside(stations,island,option=2)
##D    # Removes those datapoints from stations where
##D    # measurments took place inside Iceland (misspells).
##D
##D    geoplot(grid=F)
##D    geopoints(sea.stations,pch=".",col=25)
##D    title(main="After geoinside")
##D
##D    #######################################################
##D
## End(Not run)

base::assign(
  ".dptime",
  (proc.time() - get(".ptime", pos = "CheckExEnv")),
  pos = "CheckExEnv"
)
base::cat(
  "geoinside",
  base::get(".format_ptime", pos = 'CheckExEnv')(get(
    ".dptime",
    pos = "CheckExEnv"
  )),
  "\n",
  file = base::get(".ExTimings", pos = 'CheckExEnv'),
  append = TRUE,
  sep = "\t"
)
cleanEx()
nameEx("geolegend")
### * geolegend

flush(stderr())
flush(stdout())

base::assign(".ptime", proc.time(), pos = "CheckExEnv")
### Name: geolegend
### Title: Put a legend on a plot in the geo series.
### Aliases: geolegend

### ** Examples

# The function is currently defined as
function(pos, legend, ...) {
  oldpar <- par()
  par(geopar$gpar)
  on.exit(par(oldpar))
  xx <- Proj(pos$lat, pos$lon)
  legend(xx$x, xx$y, legend = legend, ...)
}


base::assign(
  ".dptime",
  (proc.time() - get(".ptime", pos = "CheckExEnv")),
  pos = "CheckExEnv"
)
base::cat(
  "geolegend",
  base::get(".format_ptime", pos = 'CheckExEnv')(get(
    ".dptime",
    pos = "CheckExEnv"
  )),
  "\n",
  file = base::get(".ExTimings", pos = 'CheckExEnv'),
  append = TRUE,
  sep = "\t"
)
graphics::par(get("par.postscript", pos = 'CheckExEnv'))
cleanEx()
nameEx("geolines")
### * geolines

flush(stderr())
flush(stdout())

base::assign(".ptime", proc.time(), pos = "CheckExEnv")
### Name: geolines
### Title: Add lines to current plot initialized by geoplot.
### Aliases: geolines
### Keywords: aplot

### ** Examples

geolines(island) # plot iceland.
geolines(island$lat, island$lon, col = 1) # same.

#######################################################

geoplot(xlim = c(0, -50), ylim = c(60, 75), projection = "Lambert")
# Set up a Lambert plot.

geolines(c(66, 66), c(-30, -10), nx = 50, col = 155, lwd = 2)
# Draw a line with colour 155 and width 2.

geopolygon(island)
geolines(island, col = 3, lwd = 3)
geolines(eyjar, col = 40)
geolines(faeroes, col = 40)
geolines(greenland, col = 3, lwd = 3)
#       geolines(janmayen, col = 40)
# Plot some more countries using geolines.

base::assign(
  ".dptime",
  (proc.time() - get(".ptime", pos = "CheckExEnv")),
  pos = "CheckExEnv"
)
base::cat(
  "geolines",
  base::get(".format_ptime", pos = 'CheckExEnv')(get(
    ".dptime",
    pos = "CheckExEnv"
  )),
  "\n",
  file = base::get(".ExTimings", pos = 'CheckExEnv'),
  append = TRUE,
  sep = "\t"
)
cleanEx()
nameEx("geoplot")
### * geoplot

flush(stderr())
flush(stdout())

base::assign(".ptime", proc.time(), pos = "CheckExEnv")
### Name: geoplot
### Title: Plots lat and lon coordinates using Mercator or Lambert
###   transformation.
### Aliases: geoplot

### ** Examples

## Not run:
##D Examples shown here below also include calls to the other functions
##D in the geopackage.  Further explanations of these functions can be
##D found in the appropriate help files.
##D
##D Contour plot of haddock catch in icelandic waters based on logbooks.
##D A color scheme
##D where color 0 is white, 1 black and 2-150 gradually changing from
##D white to black is used.  The data is for 6 years and is stored in a
##D list hadcatch with 6 components.  Circles showing haddock catch in
##D the Icelandic groundfish survey is added on top of the plot with the
##D function geosymbols but utbrteg is a dataframe with information on all
##D catch in the Icelandic groundfish survey (all names in Icelandic ysa
##D means haddock and ar year).  The function bwps is a call to the
##D postscript function with the indicated color scheme.  Designed for
##D Splus and has to be changed for R as the color schemes there are quite
##D different.  This applies to all the examples below.
##D
##D lev <- c(0.5, 1, 2, 4, 6)
##D col <- c(0, 30, 50, 70, 90, 150)
##D txt <- c(1993, 1995, 2000, 2002, 2005, 2006)
##D par(mfrow = c(3, 2));par(mex = 0.01)
##D bwps(file = "hadcatchutbr.ps", height = 6.8, width = 6.5, horizontal = FALSE)
##D for(i in 1:6) {
##D  SMB.std.background(grid = FALSE, axlabels = FALSE)
##D  geocontour.fill(hadcatch[[i]], levels = lev, col = col,
##D     white = TRUE, working.space = 2e6)
##D  gbplot(200)
##D  geotext(67.3, -27.6, txt[i], csi = 0.16, adj = 0)
##D  geopolygon(island, col = 0);geolines(island)
##D  tmp <- utbrteg[utbrteg$ar == txt[i], ] # select the year
##D  geosymbols(tmp, z = tmp$ysa.kg, circles = 0.2,
##D     sqrt = TRUE, lwd = 1)# amount of haddock
##D  geopoints(tmp, pch = 16, csi = 0.05)
##D }
##D dev.off()
##D
##D # plot x, y data
##D geoplot(x$x, x$y, projection = "none", type = "n")
##D
##D geoplot(x, projection = "none", type = "n")
##D # does the same thing.
##D
##D # The packages maps and mapdata need to be installed
##D # worldHires is a very detailed database of coastlines from the
##D # package mapdata.  Could be problematic if used with fill = TRUE)
##D # Allowed.size is the maximum allowed size of polygons.
##D library(map) # world coastlines and programs
##D library(mapdata) # more detailed coastlines
##D geoplot(xlim = c(20, 70), ylim = c(15, 34))
##D geoworld(database = "worldHires", fill = TRUE, col = 30, allowed.size = 30000)
##D
##D geoplot(xlim = c(20, 70), ylim = c(15, 34), dlat = 10, dlon = 10)
##D geoworld(database = "world", fill = TRUE, col = 30) #
##D
##D geoplot(xlim = c(-10, 70), ylim = c(71, 81), b0 = 80,
##D   dlat = 2, dlon = 10) # 0 must be high here else
##D geoworld(database = "world", fill = TRUE, col = 30) #the plot fails.
##D
##D # Lambert projection,
##D geoplot(xlim = c(-10, 70), ylim = c(71, 81),
##D   dlat = 2, dlon = 10, projection = "Lambert")
##D geoworld(database = "world", fill = TRUE, col = 30)
##D
##D # Lambert projection, get the axis closer with the mgp command
##D par(mgp = c(2, 0, 0))
##D geoplot(xlim = c(-10, 70), ylim = c(71, 81),
##D   dlat = 2, dlon = 10, projection = "Lambert", cex = 1.1)
##D geoworld(database = "world", fill = TRUE, col = 30)
##D
##D # Example with capelin data.  (lodna meanns capelin).  lodna.2 is a
##D # data.frame with components lat,  lon and z.
##D geoplot(lodna.2, type = "l")
##D geopoints(lodna.2)
##D geosymbols(lodna.2, z = lodna.2$z, colplot = TRUE,
##D   parbars = 0.05, levels = vor.levels, label.location = labloc)
##D
##D
##D geoplot(lodna.2, type = "l")
##D  geosymbols(lodna.2, z = lodna.2$z, perbars = 0.1)
##D
##D geoplot(lodna.2, type = "l")
##D  geosymbols(lodna.2, z = log(1+lodna.2$z), perbars = 0.1)
##D
##D
##D limits <- list(lat = c(63, 68), lon = c(-30, -10))
##D geoplot(xlim = limits, type = "n", grid = FALSE, axlabels = TRUE, plot = FALSE)
##D tmp <- geoexpand(lodna.2.grd) # expand the grid
##D # has defined ther area vor.area and data outside it are set  to NA.
##D i <- geoinside(tmp, vor.area.new, option = 0)
##D zgr <- z.lodna.2;zgr[-i] <- NA
##D geocontour.fill(lodna.2.grd, z = zgr, white = TRUE,
##D   label.location = labloc, levels = vor.levels)
##D geoplot(xlim = limits, type = "n", grid = FALSE, axlabels = TRUE, new = TRUE)
##D #geolines(lodna.2, lwd = 1)
##D gbplot(c(200, 500)) # Depth contours.
##D
##D # make a plot of number within a square, calculate the total number of
##D #cod (torskur) within a square (reitur) and put the text number of
##D #square and total number of cod in the center of the square (number of
##D #cod below number of square).  Apply.shrink is similar to tapply
##D #returning the data in different form and is included with the geo library
##D
##D geoplot(island, r = 1.2, type = "n", reitur = TRUE)
##D x <- apply.shrink(data$torskur.stk, data$reitur, sum,
##D   names = c("reitur", "torskur.stk"))
##D x1 <- r2d(x$reitur)
##D geotext(x1, z = paste(x$reitur, round(x$torskur.stk, 1), sep = "\n"))
##D
##D # Plot filled circles.  The color scheme used is the same as described
##D # color 0 white, 1 black and 2 - 155 white-black see bwps
##D # in geosymbols the argument color means size (in inches)
##D # when the fill.circles = TRUE.  The data used  AfliBySquareMonthYear have
##D # the columns year, month , square and catch.
##D # the function r2d changes square (reitur in Icelandic) to position
##D # Text is put in the middle of the circles where catch exceeds 1000
##D # tonnes.
##D
##D my.colors = c(0.004, 0.04, 0.1, 0.15, 0.20, .25, 100)
##D lev <- c(0.2, 2, 7.5, 10, 20, 50)
##D
##D yy <- c(1932:1939)
##D tmp4 <- AfliBySquareMonthYear
##D tmp4$catch <- tmp4$catch/1000
##D for (ar in yy) {
##D   bwps(file = paste(ar, ".ps", sep = ""))
##D   par(omi = c(0, 0, 0, 2))
##D   par(mfrow = c(4, 3))
##D   par(mex = 0.01)
##D
##D   for(man in 1:12){
##D     tmp1 <- tmp4[tmp4$year == ar & tmp4$month == man, ]
##D     SMB.std.background(axlabels = FALSE, country = "none", plotit = FALSE)
##D     if(nrow(tmp1) > 0) {
##D       tmp2 <- apply.shrink(tmp1$catch, tmp1$square, sum,
##D         names = c("square", "catch"))
##D       tmp2 <- tmp2[order(-tmp2$catch), ]
##D
##D       tmp3 <- data.frame(r2d(tmp2$square))
##D       geosymbols(tmp3, z = tmp2$catch, fill.circles = TRUE, col = 60,
##D         levels = lev, colors = my.colors, bordercol = 0, border = TRUE)
##D       geopolygon(island, col = 30)
##D       geolines(eyjar, lwd = 3, col = 30)
##D       j <- tmp2$catch > 1
##D       if(any(j)) {
##D         tmp3 <- tmp3[j, ]
##D         tmp2 <- tmp2[j, ]
##D         geotext(lat = tmp3$lat, lon = tmp3$lon, z = tmp2$catch,
##D           angle = 45, csi = 0.1)
##D       }
##D       geotext(lat = c(65.2), lon = (-18), z = paste(month.abb[man],
##D         round(sum(tmp2$catch, na.rm = TRUE)), sep = "\n"), csi = 0.2)
##D     }
##D     else {geotext(lat = c(65.2), lon = (-18),
##D             z = paste(month.abb[man], "0", sep = "\n"), csi = 0.2)}
##D   }
##D   geotext(63, -10, ar, adj = 1, csi = 0.18)
##D   dev.off()
##D }
## End(Not run)

base::assign(
  ".dptime",
  (proc.time() - get(".ptime", pos = "CheckExEnv")),
  pos = "CheckExEnv"
)
base::cat(
  "geoplot",
  base::get(".format_ptime", pos = 'CheckExEnv')(get(
    ".dptime",
    pos = "CheckExEnv"
  )),
  "\n",
  file = base::get(".ExTimings", pos = 'CheckExEnv'),
  append = TRUE,
  sep = "\t"
)
cleanEx()
nameEx("geopoints")
### * geopoints

flush(stderr())
flush(stdout())

base::assign(".ptime", proc.time(), pos = "CheckExEnv")
### Name: geopoints
### Title: Adds points on plots initialized by geoplot.
### Aliases: geopoints

### ** Examples

## Not run:
##D        geopoints(deg)                  # Plots * in the points
##D                                                 # defined by deg$lat,deg$lon.
##D
##D        geopoints(deg$lat,deg$lon,pch="*",col=5) # Same but uses color 5.
##D
##D        geopoints(fd$x,fd$y)                     # Points in x,y when
##D                                                 # projection in geoplot
##D                                                 # was "none".
## End(Not run)

base::assign(
  ".dptime",
  (proc.time() - get(".ptime", pos = "CheckExEnv")),
  pos = "CheckExEnv"
)
base::cat(
  "geopoints",
  base::get(".format_ptime", pos = 'CheckExEnv')(get(
    ".dptime",
    pos = "CheckExEnv"
  )),
  "\n",
  file = base::get(".ExTimings", pos = 'CheckExEnv'),
  append = TRUE,
  sep = "\t"
)
cleanEx()
nameEx("geopolygon")
### * geopolygon

flush(stderr())
flush(stdout())

base::assign(".ptime", proc.time(), pos = "CheckExEnv")
### Name: geopolygon
### Title: Fill an area.
### Aliases: geopolygon

### ** Examples

## Not run:
##D      geopolygon(island)              # Paint iceland with
##D                                      # color #0 (often white).
##D
##D      geopolygon(island, col = 0, exterior = TRUE)
##D
##D      geopolygon(geolocator(), col = 1)  # Paints a region defined
##D                                      # by pointing on map black.
##D
##D      # Of the maps available island (iceland) is about the only that
##D      # is correctly defined as closed polygon so it is the only one that
##D      # can be painted by geopolygon.
##D
##D      geoplot(grid = FALSE, type = "n")
##D      # Star by setting up the plot.
##D      geopolygon(gbdypif.500, col = 4, exterior = FALSE, r = 0)
##D      # Use geopolygon to draw the 500 m area.
##D      geopolygon(gbdypif.100, col = 155, exterior = FALSE, r = 0)
##D      # Draw 100 m are over the 500 m.
##D      geolines(eyjar, col = 115)
##D      # Add islands around Iceland.
##D      gbplot(c(100, 500), depthlab = TRUE)
##D      # Draw the depth lines, labels on lines.
##D      geopolygon(island, col = 115, outside = TRUE, r = 0)
##D      # Draw Iceland over.
##D      geoplot(grid = FALSE, new = TRUE)
##D      # Draw lines around Iceland, could also use geolines.
## End(Not run)

base::assign(
  ".dptime",
  (proc.time() - get(".ptime", pos = "CheckExEnv")),
  pos = "CheckExEnv"
)
base::cat(
  "geopolygon",
  base::get(".format_ptime", pos = 'CheckExEnv')(get(
    ".dptime",
    pos = "CheckExEnv"
  )),
  "\n",
  file = base::get(".ExTimings", pos = 'CheckExEnv'),
  append = TRUE,
  sep = "\t"
)
cleanEx()
nameEx("geosubplot")
### * geosubplot

flush(stderr())
flush(stdout())

base::assign(".ptime", proc.time(), pos = "CheckExEnv")
### Name: geosubplot
### Title: Adds a plot to an existing plot initialized by geoplot.
### Aliases: geosubplot

### ** Examples

## Not run:
##D       #####################################################
##D       # Example 1                                         #
##D       #####################################################
##D
##D       geoplot()
##D       pos<- list(lat = 63.5,lon=-11.75)
##D       geosubplot(geoplot(faeroes,pch=" ",country =faeroes,new=T)
##D                  ,pos,fill=T)
##D       # Plots the Faeroes on a plot with Iceland. Be sure to
##D       # use new = T if geoplot is called again.
##D
##D       #####################################################
##D       # Example 2                                         #
##D       #####################################################
##D
##D       geoplot()
##D       large.geopar <- geopar             # Parameters saved.
##D       pos <- list(lat=c(63,64),lon=c(-27,-24))
##D       geosubplot(geoplot(island, new=T,grid=F,type="l"),pos)
##D
##D       geotext(65,-18,"subplot")           # Text on subplot.
##D       small.geopar <- geopar # Parameters for subplot saved.
##D
##D       # geopar <- large.geopar       # Make big plot active.
##D       # Unless you are working directly with the .Data dir of the
##D       # geolibrary this assignment will not work, must use:
##D       assign("geopar",large.geopar,where=0)
##D
##D       geotext(65,-18,"Big plot")         # Text on big plot.
##D
##D       # Another subplot.
##D
##D       pos <- list(lat=c(63,64),lon=c(-17,-14))
##D       geosubplot(geoplot(island,new=T,grid=F,type="l"),pos,fill=T)
##D       # Another subplot drawn.
##D       geotext(65,-18,"subplot # 2")
##D
##D       small.geopar.2 <- geopar # parameters for subplot # 2 saved.
##D       # geopar <- large.geopar # Big plot made active again
##D       # Same as above, instead use:
##D       assign("geopar",large.geopar,where=0)
##D
##D       # See also similar example in geopar.
## End(Not run)

base::assign(
  ".dptime",
  (proc.time() - get(".ptime", pos = "CheckExEnv")),
  pos = "CheckExEnv"
)
base::cat(
  "geosubplot",
  base::get(".format_ptime", pos = 'CheckExEnv')(get(
    ".dptime",
    pos = "CheckExEnv"
  )),
  "\n",
  file = base::get(".ExTimings", pos = 'CheckExEnv'),
  append = TRUE,
  sep = "\t"
)
cleanEx()
nameEx("geosymbols")
### * geosymbols

flush(stderr())
flush(stdout())

base::assign(".ptime", proc.time(), pos = "CheckExEnv")
### Name: geosymbols
### Title: Plot different kinds of symbols at the data points.
### Aliases: geosymbols
### Keywords: aplot

### ** Examples

## Not run:
##D      # lodna.2 composes of echo measurements for capelin on the
##D       # norther- and easternshores of Iceland. [lat, lon, z]
##D
##D       # Show points.
##D
##D       geoplot(lodna.2, type = "l", grid = FALSE)   # Begin by plotting Iceland.
##D       geopoints(lodna.2, pch = "*", col = 150)     # See where the points are.
##D
##D       ####################################
##D       # Example 1, color parbars plot.   #
##D       ####################################
##D
##D       geoplot(lodna.2, type = "l", grid = TRUE)     # Begin by plotting Iceland.
##D       levels = c(0, 20, 50, 100, 500, 1000)
##D
##D       geosymbols(lodna.2, z = lodna.2$z, colplot = TRUE, colors = seven.col,
##D                  levels = levels, parbars = 0.05, colors = seven.col,
##D                  label.location = "locator")
##D
##D       # "locator" click twice on the map where you want the contour index.
##D       # Indicate firstly the upper left corner position then lower right.
##D
##D       #######################################
##D       # Example 2, black/white perbars plot.#
##D       #######################################
##D
##D       geoplot(lodna.2, type = "l", grid = FALSE)
##D
##D       geosymbols(lodna.2, z = lodna.2$z, perbars = 0.1)
##D
##D       # Bars perpendicular to measurement direction
##D
##D       #######################################
##D       # Example 3, Color Dots.              #
##D       #######################################
##D
##D       # Set up data.
##D       attach("/usr/local/reikn/SplusNamskeid")
##D       i<-utbrteg$ar == 2004
##D
##D       # Set up the plot.
##D       geoplot()
##D       levels = c(10, 100, 500)
##D       colors = c(13, 55, 111, 153)
##D       labloc<-list(lat = c(63.95, 65.4), lon = c(-19.8, -17.3))
##D
##D       geosymbols(utbrteg[i, ], z = utbrteg[i, "torskur.kg"], circles = 0.05,
##D                  sqrt = TRUE, colplot = TRUE, levels = levels, colors = colors,
##D                  label.location = labloc)
##D
##D
##D       #######################################
##D       # Example 4, Rings around points.     #
##D       #######################################
##D
##D       # Having done the set up data and plot in Example 3.
##D
##D       geoplot(utbrteg$lat, utbrteg$lon, pch = ".")
##D       geosymbols(utbrteg[i, ], z = utbrteg[i, "torskur.kg"], circles = 0.2,
##D                  sqrt = TRUE, label.location = labloc)
##D
##D       # Circles can be replaced with squares, rectangles, vbars, hbars or
##D       # perbars or more than one used simultanuously.
## End(Not run)

base::assign(
  ".dptime",
  (proc.time() - get(".ptime", pos = "CheckExEnv")),
  pos = "CheckExEnv"
)
base::cat(
  "geosymbols",
  base::get(".format_ptime", pos = 'CheckExEnv')(get(
    ".dptime",
    pos = "CheckExEnv"
  )),
  "\n",
  file = base::get(".ExTimings", pos = 'CheckExEnv'),
  append = TRUE,
  sep = "\t"
)
cleanEx()
nameEx("geotext")
### * geotext

flush(stderr())
flush(stdout())

base::assign(".ptime", proc.time(), pos = "CheckExEnv")
### Name: geotext
### Title: Plots text on a drawing defined by geoplot.
### Aliases: geotext

### ** Examples

geoplot()
deg <- data.frame(lon = rnorm(10, -27, 1.3), lat = rnorm(10, 65, 0.6))
z <- letters[1:10]
geotext(deg, z = z) # plot text at points deg$lat,deg$lon

geotext(deg$lat, deg$lon, z, csi = 0.06) # Same, size of text 0.06".

x <- deg
names(x) <- c('y', 'x')
x$z <- z
geotext(x$x, x$y, x$z, aftertext = "km", pretext = "distance")
# If geopar$projection="none"

geotext(x$x, x$y, z = x$z, aftertext = " km", pretext = "distance", angle = 90)
# Same text written vertically.

###############################################################
#  Example                                                    #
###############################################################

lon <- rnorm(10, -27, 1.3)
lat <- rnorm(10, 65, 0.6)
# Make a normal dist. random set of 10 points.

geoplot(
  lat = lat,
  lon = lon,
  grid = FALSE,
  xlim = c(-22, -30),
  ylim = c(63, 67)
)
# Plot the random data points.

geopolygon(island, col = 115, exterior = TRUE)
geolines(island)
# Color Iceland. Use litir(number) to see colour scheme.
# Sharpen lines around Iceland.

num <- 1:10
lab <- paste("Nr.", num, sep = "")
# Make string vector with "Nr.1".."Nr.10" for geotext.

geopoints(lat, lon, pch = "*", col = 5)
# Redraw the data in a new color the * mark at points.

geotext(lon = lon, lat = lat, z = lab, col = 155)
# With geotext we put one element from lab at each data point.
title(main = "10 Random Data Point")
# Add title

base::assign(
  ".dptime",
  (proc.time() - get(".ptime", pos = "CheckExEnv")),
  pos = "CheckExEnv"
)
base::cat(
  "geotext",
  base::get(".format_ptime", pos = 'CheckExEnv')(get(
    ".dptime",
    pos = "CheckExEnv"
  )),
  "\n",
  file = base::get(".ExTimings", pos = 'CheckExEnv'),
  append = TRUE,
  sep = "\t"
)
cleanEx()
nameEx("geoworld")
### * geoworld

flush(stderr())
flush(stdout())

base::assign(".ptime", proc.time(), pos = "CheckExEnv")
### Name: geoworld
### Title: Plots rough outline of the world.
### Aliases: geoworld

### ** Examples

geoplot(xlim = c(0, -53), ylim = c(53, 75))
geoworld()

# Should plot in all countries who intersect the plot draw
# with geoplot.

# The packages maps and mapdata need to be installed
# worldHires is a very detailed database of coastlines from the
# package mapdata.  Could be problematic if used with fill = TRUE)
# Allowed.size is the maximum allowed size of polygons.
library(maps) # world coastlines and programs
library(mapdata) # more detailed coastlines
geoplot(xlim = c(20, 70), ylim = c(15, 34))
geoworld(database = "worldHires", fill = TRUE, col = 30, allowed.size = 1e5)

geoplot(xlim = c(20, 70), ylim = c(15, 34), dlat = 10, dlon = 10)
geoworld(database = "world", fill = TRUE, col = 30) #

geoplot(xlim = c(-10, 70), ylim = c(71, 81), b0 = 80, dlat = 2, dlon = 10) # 0 must be high here else
geoworld(database = "world", fill = TRUE, col = 30) #the plot fails.

# Lambert projection,
geoplot(
  xlim = c(-10, 70),
  ylim = c(71, 81),
  dlat = 2,
  dlon = 10,
  projection = "Lambert"
)
geoworld(database = "world", fill = TRUE, col = 30)


base::assign(
  ".dptime",
  (proc.time() - get(".ptime", pos = "CheckExEnv")),
  pos = "CheckExEnv"
)
base::cat(
  "geoworld",
  base::get(".format_ptime", pos = 'CheckExEnv')(get(
    ".dptime",
    pos = "CheckExEnv"
  )),
  "\n",
  file = base::get(".ExTimings", pos = 'CheckExEnv'),
  append = TRUE,
  sep = "\t"
)
cleanEx()
nameEx("geozoom")
### * geozoom

flush(stderr())
flush(stdout())

base::assign(".ptime", proc.time(), pos = "CheckExEnv")
### Name: geozoom
### Title: Zoom into plots.
### Aliases: geozoom

### ** Examples

geoplot()
geozoom()
# Click with mouse as when placing legend i.e. first place the
# mouse where the upper left corner is supposed to be and click
# once, then move to where the lower right corner is supposed to
# be and also press once.
geodezoom()
# Return to previous plot, here geoplot().

base::assign(
  ".dptime",
  (proc.time() - get(".ptime", pos = "CheckExEnv")),
  pos = "CheckExEnv"
)
base::cat(
  "geozoom",
  base::get(".format_ptime", pos = 'CheckExEnv')(get(
    ".dptime",
    pos = "CheckExEnv"
  )),
  "\n",
  file = base::get(".ExTimings", pos = 'CheckExEnv'),
  append = TRUE,
  sep = "\t"
)
cleanEx()
nameEx("gepco500")
### * gepco500

flush(stderr())
flush(stdout())

base::assign(".ptime", proc.time(), pos = "CheckExEnv")
### Name: gepco500
### Title: GEBCO 500 m isobath extending around the Faroes.
### Aliases: gepco500
### Keywords: datasets

### ** Examples

data(gepco500)
## maybe str(gepco500) ; plot(gepco500) ...

base::assign(
  ".dptime",
  (proc.time() - get(".ptime", pos = "CheckExEnv")),
  pos = "CheckExEnv"
)
base::cat(
  "gepco500",
  base::get(".format_ptime", pos = 'CheckExEnv')(get(
    ".dptime",
    pos = "CheckExEnv"
  )),
  "\n",
  file = base::get(".ExTimings", pos = 'CheckExEnv'),
  append = TRUE,
  sep = "\t"
)
cleanEx()
nameEx("glaciers")
### * glaciers

flush(stderr())
flush(stdout())

base::assign(".ptime", proc.time(), pos = "CheckExEnv")
### Name: glaciers
### Title: Outlines of Icelandic glaciers.
### Aliases: glaciers
### Keywords: datasets

### ** Examples

data(glaciers)
## maybe str(glaciers) ; plot(glaciers) ...

base::assign(
  ".dptime",
  (proc.time() - get(".ptime", pos = "CheckExEnv")),
  pos = "CheckExEnv"
)
base::cat(
  "glaciers",
  base::get(".format_ptime", pos = 'CheckExEnv')(get(
    ".dptime",
    pos = "CheckExEnv"
  )),
  "\n",
  file = base::get(".ExTimings", pos = 'CheckExEnv'),
  append = TRUE,
  sep = "\t"
)
cleanEx()
nameEx("greenland")
### * greenland

flush(stderr())
flush(stdout())

base::assign(".ptime", proc.time(), pos = "CheckExEnv")
### Name: greenland
### Title: Outline of Greenland.
### Aliases: greenland
### Keywords: datasets

### ** Examples

data(greenland)
## maybe str(greenland) ; plot(greenland) ...

base::assign(
  ".dptime",
  (proc.time() - get(".ptime", pos = "CheckExEnv")),
  pos = "CheckExEnv"
)
base::cat(
  "greenland",
  base::get(".format_ptime", pos = 'CheckExEnv')(get(
    ".dptime",
    pos = "CheckExEnv"
  )),
  "\n",
  file = base::get(".ExTimings", pos = 'CheckExEnv'),
  append = TRUE,
  sep = "\t"
)
cleanEx()
nameEx("icelandrivers")
### * icelandrivers

flush(stderr())
flush(stdout())

base::assign(".ptime", proc.time(), pos = "CheckExEnv")
### Name: icelandrivers
### Title: Icelandic rivers.
### Aliases: icelandrivers
### Keywords: datasets

### ** Examples

data(icelandrivers)
## maybe str(icelandrivers) ; plot(icelandrivers) ...

base::assign(
  ".dptime",
  (proc.time() - get(".ptime", pos = "CheckExEnv")),
  pos = "CheckExEnv"
)
base::cat(
  "icelandrivers",
  base::get(".format_ptime", pos = 'CheckExEnv')(get(
    ".dptime",
    pos = "CheckExEnv"
  )),
  "\n",
  file = base::get(".ExTimings", pos = 'CheckExEnv'),
  append = TRUE,
  sep = "\t"
)
cleanEx()
nameEx("ices")
### * ices

flush(stderr())
flush(stdout())

base::assign(".ptime", proc.time(), pos = "CheckExEnv")
### Name: ices
### Title: ICES Areas
### Aliases: ices
### Keywords: hplot spatial utilities

### ** Examples

ices()


base::assign(
  ".dptime",
  (proc.time() - get(".ptime", pos = "CheckExEnv")),
  pos = "CheckExEnv"
)
base::cat(
  "ices",
  base::get(".format_ptime", pos = 'CheckExEnv')(get(
    ".dptime",
    pos = "CheckExEnv"
  )),
  "\n",
  file = base::get(".ExTimings", pos = 'CheckExEnv'),
  append = TRUE,
  sep = "\t"
)
cleanEx()
nameEx("inside.reg.lump")
### * inside.reg.lump

flush(stderr())
flush(stdout())

base::assign(".ptime", proc.time(), pos = "CheckExEnv")
### Name: inside.reg.lump
### Title: Inside region in lumpsucker fishery
### Aliases: inside.reg.lump
### Keywords: manip

### ** Examples

##---- Should be DIRECTLY executable !! ----
##-- ==>  Define data, use random,
##--	or do  help(data=index)  for the standard data sets.

## The function is currently defined as
function(data) {
  if (nrow(data) > 1) {
    tmpdata <- data[, c("lat", "lon")]
  } else {
    tmpdata <- as.data.frame(data[, c("lat", "lon")])
  }
  tmpdata$area <- rep(0, nrow(tmpdata))
  i <- 1
  ind <- geoinside(tmpdata, reg = reg.lump[[i]], option = 0, robust = FALSE)
  if (length(ind) > 0) {
    tmpdata[ind, "area"] <- i
  }
  i <- 2
  j <- tmpdata$area == 0
  j1 <- c(1:length(j))
  j1 <- j1[j == T]
  if (length(j1) > 0) {
    ind <- geoinside(
      tmpdata[j1, ],
      reg = reg.lump[[i]],
      option = 0,
      robust = FALSE
    )
    if (length(ind) > 0) {
      tmpdata[j1[ind], "area"] <- i
    }
  }
  i <- 3
  j <- tmpdata$area == 0
  j1 <- c(1:length(j))
  j1 <- j1[j == T]
  if (length(j1) > 0) {
    ind <- geoinside(
      tmpdata[j1, ],
      reg = reg.lump[[i]],
      option = 0,
      robust = FALSE
    )
    if (length(ind) > 0) {
      tmpdata[j1[ind], "area"] <- i
    }
  }
  i <- 4
  j <- tmpdata$area == 0
  j1 <- c(1:length(j))
  j1 <- j1[j == T]
  if (length(j1) > 0) {
    ind <- geoinside(
      tmpdata[j1, ],
      reg = reg.lump[[i]],
      option = 0,
      robust = FALSE
    )
    if (length(ind) > 0) {
      tmpdata[j1[ind], "area"] <- i
    }
  }
  i <- 5
  j <- tmpdata$area == 0
  j1 <- c(1:length(j))
  j1 <- j1[j == T]
  if (length(j1) > 0) {
    ind <- geoinside(
      tmpdata[j1, ],
      reg = reg.lump[[i]],
      option = 0,
      robust = FALSE
    )
    if (length(ind) > 0) {
      tmpdata[j1[ind], "area"] <- i
    }
  }
  i <- 6
  j <- tmpdata$area == 0
  j1 <- c(1:length(j))
  j1 <- j1[j == T]
  if (length(j1) > 0) {
    ind <- geoinside(
      tmpdata[j1, ],
      reg = reg.lump[[i]],
      option = 0,
      robust = FALSE
    )
    if (length(ind) > 0) {
      tmpdata[j1[ind], "area"] <- i
    }
  }
  i <- 7
  j <- tmpdata$area == 0
  j1 <- c(1:length(j))
  j1 <- j1[j == T]
  if (length(j1) > 0) {
    ind <- geoinside(
      tmpdata[j1, ],
      reg = reg.lump[[i]],
      option = 0,
      robust = FALSE
    )
    if (length(ind) > 0) {
      tmpdata[j1[ind], "area"] <- i
    }
  }
  i <- 8
  j <- tmpdata$area == 0
  j1 <- c(1:length(j))
  j1 <- j1[j == T]
  if (length(j1) > 0) {
    ind <- geoinside(
      tmpdata[j1, ],
      reg = reg.lump[[i]],
      option = 0,
      robust = FALSE
    )
    if (length(ind) > 0) {
      tmpdata[j1[ind], "area"] <- i
    }
  }
  data$area <- tmpdata$area
  return(data)
}


base::assign(
  ".dptime",
  (proc.time() - get(".ptime", pos = "CheckExEnv")),
  pos = "CheckExEnv"
)
base::cat(
  "inside.reg.lump",
  base::get(".format_ptime", pos = 'CheckExEnv')(get(
    ".dptime",
    pos = "CheckExEnv"
  )),
  "\n",
  file = base::get(".ExTimings", pos = 'CheckExEnv'),
  append = TRUE,
  sep = "\t"
)
cleanEx()
nameEx("intra.point.dist")
### * intra.point.dist

flush(stderr())
flush(stdout())

base::assign(".ptime", proc.time(), pos = "CheckExEnv")
### Name: intra.point.dist
### Title: Intra point/position distance
### Aliases: intra.point.dist
### Keywords: arith

### ** Examples

# distances along the perimeter of a statistical rectangle
pos <- rPeri(323)
intra.point.dist(pos)
sum(intra.point.dist(pos))


base::assign(
  ".dptime",
  (proc.time() - get(".ptime", pos = "CheckExEnv")),
  pos = "CheckExEnv"
)
base::cat(
  "intra.point.dist",
  base::get(".format_ptime", pos = 'CheckExEnv')(get(
    ".dptime",
    pos = "CheckExEnv"
  )),
  "\n",
  file = base::get(".ExTimings", pos = 'CheckExEnv'),
  append = TRUE,
  sep = "\t"
)
cleanEx()
nameEx("nonsetpar")
### * nonsetpar

flush(stderr())
flush(stdout())

base::assign(".ptime", proc.time(), pos = "CheckExEnv")
### Name: nonsetpar
### Title: Some parameter settings.
### Aliases: nonsetpar
### Keywords: datasets

### ** Examples

data(nonsetpar)
## maybe str(nonsetpar) ; plot(nonsetpar) ...

base::assign(
  ".dptime",
  (proc.time() - get(".ptime", pos = "CheckExEnv")),
  pos = "CheckExEnv"
)
base::cat(
  "nonsetpar",
  base::get(".format_ptime", pos = 'CheckExEnv')(get(
    ".dptime",
    pos = "CheckExEnv"
  )),
  "\n",
  file = base::get(".ExTimings", pos = 'CheckExEnv'),
  append = TRUE,
  sep = "\t"
)
cleanEx()
nameEx("orthproj")
### * orthproj

flush(stderr())
flush(stdout())

base::assign(".ptime", proc.time(), pos = "CheckExEnv")
### Name: orthproj
### Title: Performs an orthogonal projection to a curve.
### Aliases: orthproj

### ** Examples

## Not run:
##D        geoplot(my.curve)     # Plot curve and initialize plot.
##D        geocurve(geolocator(),my.curve)         # Mark points.
## End(Not run)

base::assign(
  ".dptime",
  (proc.time() - get(".ptime", pos = "CheckExEnv")),
  pos = "CheckExEnv"
)
base::cat(
  "orthproj",
  base::get(".format_ptime", pos = 'CheckExEnv')(get(
    ".dptime",
    pos = "CheckExEnv"
  )),
  "\n",
  file = base::get(".ExTimings", pos = 'CheckExEnv'),
  append = TRUE,
  sep = "\t"
)
cleanEx()
nameEx("pointkriging")
### * pointkriging

flush(stderr())
flush(stdout())

base::assign(".ptime", proc.time(), pos = "CheckExEnv")
### Name: pointkriging
### Title: interpolates regularly spaced data on a grid.
### Aliases: pointkriging

### ** Examples

##      See geocontour.fill

base::assign(
  ".dptime",
  (proc.time() - get(".ptime", pos = "CheckExEnv")),
  pos = "CheckExEnv"
)
base::cat(
  "pointkriging",
  base::get(".format_ptime", pos = 'CheckExEnv')(get(
    ".dptime",
    pos = "CheckExEnv"
  )),
  "\n",
  file = base::get(".ExTimings", pos = 'CheckExEnv'),
  append = TRUE,
  sep = "\t"
)
cleanEx()
nameEx("postcol")
### * postcol

flush(stderr())
flush(stdout())

base::assign(".ptime", proc.time(), pos = "CheckExEnv")
### Name: postcol
### Title: Old palette.
### Aliases: postcol
### Keywords: datasets

### ** Examples

data(postcol)
## maybe str(postcol) ; plot(postcol) ...

base::assign(
  ".dptime",
  (proc.time() - get(".ptime", pos = "CheckExEnv")),
  pos = "CheckExEnv"
)
base::cat(
  "postcol",
  base::get(".format_ptime", pos = 'CheckExEnv')(get(
    ".dptime",
    pos = "CheckExEnv"
  )),
  "\n",
  file = base::get(".ExTimings", pos = 'CheckExEnv'),
  append = TRUE,
  sep = "\t"
)
cleanEx()
nameEx("rect2deg")
### * rect2deg

flush(stderr())
flush(stdout())

base::assign(".ptime", proc.time(), pos = "CheckExEnv")
### Name: rect2deg
### Title: Given rectangle code return its center position.
### Aliases: rect2deg r2d sr2d mr2d dr2d
### Keywords: arith manip

### ** Examples

r2d(d2r(lat = 65 + 1 / 4, lon = -19 - 1 / 2))
d2r(r2d(519))


base::assign(
  ".dptime",
  (proc.time() - get(".ptime", pos = "CheckExEnv")),
  pos = "CheckExEnv"
)
base::cat(
  "rect2deg",
  base::get(".format_ptime", pos = 'CheckExEnv')(get(
    ".dptime",
    pos = "CheckExEnv"
  )),
  "\n",
  file = base::get(".ExTimings", pos = 'CheckExEnv'),
  append = TRUE,
  sep = "\t"
)
cleanEx()
nameEx("rectArea")
### * rectArea

flush(stderr())
flush(stdout())

base::assign(".ptime", proc.time(), pos = "CheckExEnv")
### Name: rectArea
### Title: Given rectangle code return area in square kilometers or
###   nautical miles
### Aliases: rectArea rA srA mrA drA
### Keywords: arith manip

### ** Examples

srA(7121)
srA(7121, "km")
srA(7121, "km") / 1.852^2
srA(7121, "km")
rA(712)
srA(7121) + srA(7122) + srA(7123) + srA(7124)


base::assign(
  ".dptime",
  (proc.time() - get(".ptime", pos = "CheckExEnv")),
  pos = "CheckExEnv"
)
base::cat(
  "rectArea",
  base::get(".format_ptime", pos = 'CheckExEnv')(get(
    ".dptime",
    pos = "CheckExEnv"
  )),
  "\n",
  file = base::get(".ExTimings", pos = 'CheckExEnv'),
  append = TRUE,
  sep = "\t"
)
cleanEx()
nameEx("rectGrid")
### * rectGrid

flush(stderr())
flush(stdout())

base::assign(".ptime", proc.time(), pos = "CheckExEnv")
### Name: rGrid
### Title: Produce a grid of rectangles on a plot, filled with colors if
###   desired.
### Aliases: rGrid rgrid srgrid mrgrid drgrid
### Keywords: hplot spatial

### ** Examples

geoplot(grid = FALSE)
tmp <- island
tmp$sr <- d2sr(island)
srects <- aggregate(. ~ sr, tmp, length)
names(srects)[2] <- "count"
srects$lev <- cut(srects$count, c(0, 1, 5, 10, 20, 50, 100))
mycol <- heat.colors(length(unique(srects$lev)))
srgrid(srects$sr, fill = TRUE, col = mycol[srects$lev])
geolines(island)


base::assign(
  ".dptime",
  (proc.time() - get(".ptime", pos = "CheckExEnv")),
  pos = "CheckExEnv"
)
base::cat(
  "rectGrid",
  base::get(".format_ptime", pos = 'CheckExEnv')(get(
    ".dptime",
    pos = "CheckExEnv"
  )),
  "\n",
  file = base::get(".ExTimings", pos = 'CheckExEnv'),
  append = TRUE,
  sep = "\t"
)
cleanEx()
nameEx("rectPeri")
### * rectPeri

flush(stderr())
flush(stdout())

base::assign(".ptime", proc.time(), pos = "CheckExEnv")
### Name: rectPeri
### Title: Given rectangle code return perimeter as a polygon in lat lon
### Aliases: rectPeri rPeri srPeri mrPeri drPeri
### Keywords: arith manip

### ** Examples

geoplot(island, type = "n", grid = FALSE)
geolines(rPeri(468))
geolines(srPeri(4681))


base::assign(
  ".dptime",
  (proc.time() - get(".ptime", pos = "CheckExEnv")),
  pos = "CheckExEnv"
)
base::cat(
  "rectPeri",
  base::get(".format_ptime", pos = 'CheckExEnv')(get(
    ".dptime",
    pos = "CheckExEnv"
  )),
  "\n",
  file = base::get(".ExTimings", pos = 'CheckExEnv'),
  append = TRUE,
  sep = "\t"
)
cleanEx()
nameEx("reg.bc")
### * reg.bc

flush(stderr())
flush(stdout())

base::assign(".ptime", proc.time(), pos = "CheckExEnv")
### Name: reg.bc
### Title: Bormicon regions
### Aliases: reg.bc

### ** Examples

data(reg.bc)
## maybe str(reg.bc) ; plot(reg.bc) ...

base::assign(
  ".dptime",
  (proc.time() - get(".ptime", pos = "CheckExEnv")),
  pos = "CheckExEnv"
)
base::cat(
  "reg.bc",
  base::get(".format_ptime", pos = 'CheckExEnv')(get(
    ".dptime",
    pos = "CheckExEnv"
  )),
  "\n",
  file = base::get(".ExTimings", pos = 'CheckExEnv'),
  append = TRUE,
  sep = "\t"
)
cleanEx()
nameEx("reitaplott")
### * reitaplott

flush(stderr())
flush(stdout())

base::assign(".ptime", proc.time(), pos = "CheckExEnv")
### Name: reitaplott
### Title: Function that fills rectangles or sub-rectangles according to
###   the amount of fish calculated in them.
### Aliases: reitaplott

### ** Examples

geoplot(reitur = TRUE)
reitur <- c(560, 560, 560, 560, 561, 561, 561, 561)
smareitur <- c(1, 2, 3, 4, 1, 2, 3, 4)
lab.loc <- list(lat = c(63.95, 65.4), lon = c(-19.8, -17.3))
z <- c(100, 200, 300, 222, 345, 453, 232, 212)
geopolygon(island)
geolines(island)
reitaplott(reitur, smareitur, z, rotate = 90, label.location = lab.loc)
# All subsuares in square 560 and 561.

base::assign(
  ".dptime",
  (proc.time() - get(".ptime", pos = "CheckExEnv")),
  pos = "CheckExEnv"
)
base::cat(
  "reitaplott",
  base::get(".format_ptime", pos = 'CheckExEnv')(get(
    ".dptime",
    pos = "CheckExEnv"
  )),
  "\n",
  file = base::get(".ExTimings", pos = 'CheckExEnv'),
  append = TRUE,
  sep = "\t"
)
cleanEx()
nameEx("s2pre")
### * s2pre

flush(stderr())
flush(stdout())

base::assign(".ptime", proc.time(), pos = "CheckExEnv")
### Name: s2pre
### Title: Writes out data.frame or matrix to a prelude-file.
### Aliases: s2pre

### ** Examples

## Not run:
##D Within Splus:
##D        > tmp.test.frame
##D           tolur1     tolur2 stafir1
##D         1     11 0.04625551       a
##D         2     12 0.04845815       a
##D         3     13 0.05066079      NA
##D         4     14 0.05286344       a
##D         5     15 0.05506608       a
##D         6     16 0.05726872       b
##D         7     17 0.05947137       b
##D         8     18         NA       b
##D         9     19 0.06387665       b
##D        10     20 0.06607930       b
##D        > s2pre(tmp.test.frame,file="prufa.pre",na.replace="-1")
##D        >
##D
##D        From UNIX:
##D
##D        hafbitur/home/reikn/gardar/Papers/Methods95 [435] cat prufa.pre
##D        linu_nofn       tolur1  tolur2  stafir1
##D        ---------       ------  ------  -------
##D        1       11      0.04625551      a
##D        2       12      0.04845815      a
##D        3       13      0.05066079      -1
##D        4       14      0.05286344      a
##D        5       15      0.05506608      a
##D        6       16      0.05726872      b
##D        7       17      0.05947137      b
##D        8       18      -1      b
##D        9       19      0.06387665      b
##D        10      20      0.06607930      b
##D        hafbitur/home/reikn/gardar/Papers/Methods95 [436]
## End(Not run)

base::assign(
  ".dptime",
  (proc.time() - get(".ptime", pos = "CheckExEnv")),
  pos = "CheckExEnv"
)
base::cat(
  "s2pre",
  base::get(".format_ptime", pos = 'CheckExEnv')(get(
    ".dptime",
    pos = "CheckExEnv"
  )),
  "\n",
  file = base::get(".ExTimings", pos = 'CheckExEnv'),
  append = TRUE,
  sep = "\t"
)
cleanEx()
nameEx("selpos")
### * selpos

flush(stderr())
flush(stdout())

base::assign(".ptime", proc.time(), pos = "CheckExEnv")
### Name: selpos
### Title: Geographical point selection.
### Aliases: selpos

### ** Examples

## Not run:
##D              subs<-selpos(pos,,z>6)# Select positions where z>6
##D
##D        The Function is trivially defined as
##D        function(lat, lon = NULL, ind)
##D        {
##D                       if(is.null(lon)) {
##D                            lon <- lat$lon
##D                            lat <- lat$lat
##D                       }
##D                       lat <- lat[ind]
##D                       lon <- lon[ind]
##D                       return(lat, lon)
##D        }
## End(Not run)

base::assign(
  ".dptime",
  (proc.time() - get(".ptime", pos = "CheckExEnv")),
  pos = "CheckExEnv"
)
base::cat(
  "selpos",
  base::get(".format_ptime", pos = 'CheckExEnv')(get(
    ".dptime",
    pos = "CheckExEnv"
  )),
  "\n",
  file = base::get(".ExTimings", pos = 'CheckExEnv'),
  append = TRUE,
  sep = "\t"
)
### * <FOOTER>
###
cleanEx()
options(digits = 7L)
base::cat(
  "Time elapsed: ",
  proc.time() - base::get("ptime", pos = 'CheckExEnv'),
  "\n"
)
grDevices::dev.off()
###
### Local variables: ***
### mode: outline-minor ***
### outline-regexp: "\\(> \\)?### [*]+" ***
### End: ***
quit('no')
